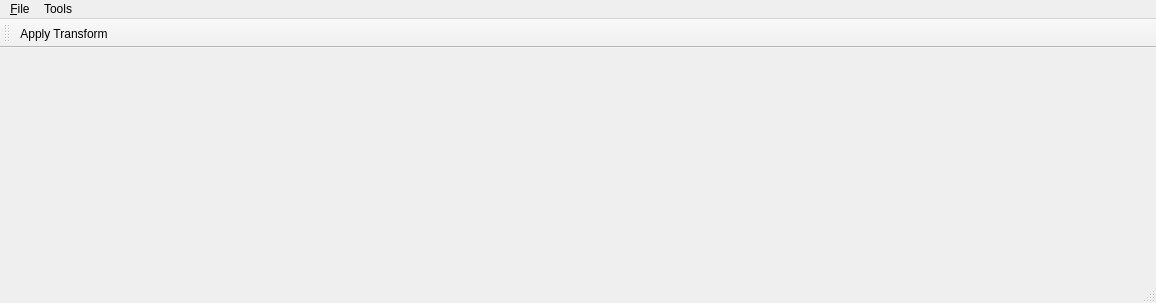
<?xml version="1.0" encoding="UTF-8"?>
<ui version="4.0">
 <class>MainWindow</class>
 <widget class="QMainWindow" name="MainWindow">
  <property name="geometry">
   <rect>
    <x>0</x>
    <y>0</y>
    <width>1156</width>
    <height>303</height>
   </rect>
  </property>
  <property name="windowTitle">
   <string>MainWindow</string>
  </property>
  <widget class="QWidget" name="centralwidget"/>
  <widget class="QMenuBar" name="menubar">
   <property name="geometry">
    <rect>
     <x>0</x>
     <y>0</y>
     <width>1156</width>
     <height>27</height>
    </rect>
   </property>
   <widget class="QMenu" name="menu_File">
    <property name="title">
     <string>&amp;File</string>
    </property>
   </widget>
   <widget class="QMenu" name="menuTools">
    <property name="title">
     <string>Tools</string>
    </property>
    <addaction name="actionRender_Flow_Field"/>
    <addaction name="actionRender_Boundary_Conditions"/>
    <addaction name="actionApply_Transform"/>
    <addaction name="action_Rasterize_Flow"/>
    <addaction name="separator"/>
    <addaction name="actionRender_Vn"/>
    <addaction name="actionRender_Thickness"/>
    <addaction name="actionRender_Vx"/>
    <addaction name="actionRender_Vy"/>
   </widget>
   <addaction name="menu_File"/>
   <addaction name="menuTools"/>
  </widget>
  <widget class="QStatusBar" name="statusbar"/>
  <widget class="QToolBar" name="toolBar">
   <property name="windowTitle">
    <string>toolBar</string>
   </property>
   <attribute name="toolBarArea">
    <enum>TopToolBarArea</enum>
   </attribute>
   <attribute name="toolBarBreak">
    <bool>false</bool>
   </attribute>
   <addaction name="actionApply_Transform"/>
  </widget>
  <action name="actionRender_Flow_Field">
   <property name="checkable">
    <bool>true</bool>
   </property>
   <property name="text">
    <string>Render Flow Field</string>
   </property>
   <property name="shortcut">
    <string>F5</string>
   </property>
  </action>
  <action name="actionRender_Boundary_Conditions">
   <property name="checkable">
    <bool>true</bool>
   </property>
   <property name="text">
    <string>Render Boundary Conditions</string>
   </property>
   <property name="shortcut">
    <string>F6</string>
   </property>
  </action>
  <action name="actionApply_Transform">
   <property name="text">
    <string>Apply Transform</string>
   </property>
   <property name="shortcut">
    <string>F2</string>
   </property>
  </action>
  <action name="action_Rasterize_Flow">
   <property name="text">
    <string>&amp;Rasterize Flow</string>
   </property>
   <property name="shortcut">
    <string>F3</string>
   </property>
  </action>
  <action name="actionRender_Vn">
   <property name="text">
    <string>Render Vn</string>
   </property>
  </action>
  <action name="actionRender_Thickness">
   <property name="text">
    <string>Render Thickness</string>
   </property>
  </action>
  <action name="actionRender_Vx">
   <property name="text">
    <string>Render Vx</string>
   </property>
  </action>
  <action name="actionRender_Vy">
   <property name="text">
    <string>Render Vy</string>
   </property>
  </action>
 </widget>
 <resources/>
 <connections/>
</ui>
